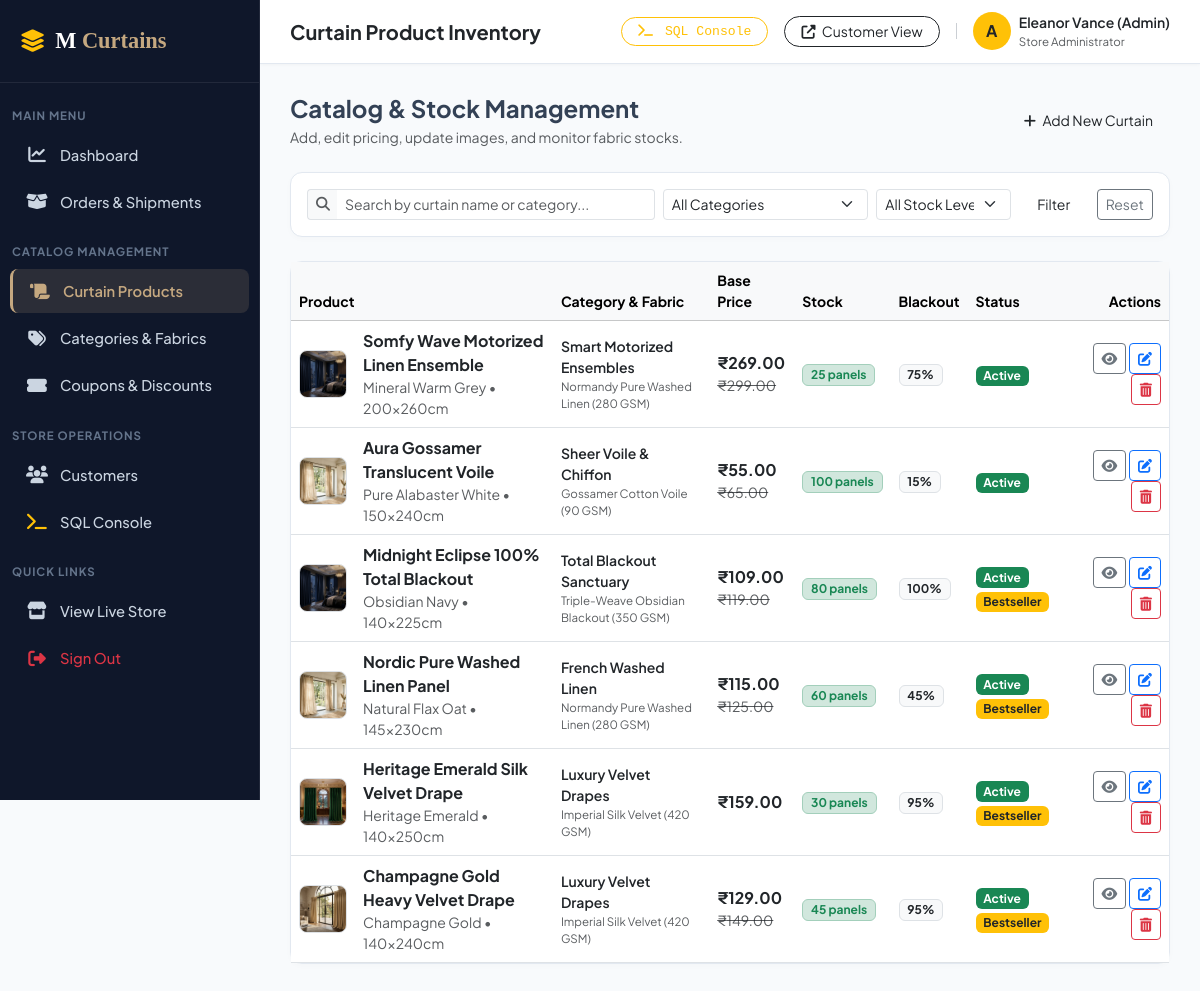
Page /store-admin/products/ (signed in) on the committed database.
### apps/user_app/models.py (models this page shows, shortened)
class Product(models.Model):
    name = models.CharField(max_length=200)
    slug = models.SlugField(max_length=250, unique=True, blank=True)
    category = models.ForeignKey(Category, on_delete=models.CASCADE, related_name='products')
    fabric = models.ForeignKey(Fabric, on_delete=models.SET_NULL, null=True, blank=True, related_name='products')
    rooms = models.ManyToManyField(RoomType, blank=True, related_name='products')
    short_description = models.CharField(max_length=300, help_text="One-liner summary for catalog cards")
    description = models.TextField(help_text="Detailed product information, weave style, light control")
    base_price = models.DecimalField(max_digits=10, decimal_places=2, help_text="Base price for standard 140cm x 220cm panel")
    discount_price = models.DecimalField(max_digits=10, decimal_places=2, null=True, blank=True, help_text="Discounted price if on sale")
    stock_quantity = models.PositiveIntegerField(default=50)
    is_available = models.BooleanField(default=True)
    is_featured = models.BooleanField(default=False)
    is_bestseller = models.BooleanField(default=False)
    is_new_arrival = models.BooleanField(default=False)
    blackout_percentage = models.PositiveIntegerField(
        default=85,
        validators=[MinValueValidator(0), MaxValueValidator(100)],
        help_text="0% (Sheer) to 100% (Total Blackout)"
    )
    default_width_cm = models.PositiveIntegerField(default=140, help_text="Standard panel width in cm")
    default_drop_cm = models.PositiveIntegerField(default=225, help_text="Standard panel drop length in cm")
    color_name = models.CharField(max_length=50, default='Champagne Gold')
    color_hex = models.CharField(max_length=20, default='#C5A880', help_text="Hex code e.g. #C5A880 for swatches")
    primary_image = models.FileField(upload_to='products/', blank=True, null=True)
    primary_image_url = models.URLField(max_length=500, blank=True, help_text="Curated image fallback")
    created_at = models.DateTimeField(auto_now_add=True)
    updated_at = models.DateTimeField(auto_now=True)
    class Meta:
        ordering = ['-created_at']
    @property
    def current_price(self):
        if self.discount_price and self.discount_price < self.base_price:
            return self.discount_price
        return self.base_price
    @property
    def display_image(self):
        if self.primary_image:
            try:
                return self.primary_image.url
            except Exception:
                pass
        if self.primary_image_url:
            return self.primary_image_url
        return '/static/images/curtain_gold_velvet.jpg'

class Category(models.Model):
    name = models.CharField(max_length=100, unique=True)
    slug = models.SlugField(max_length=120, unique=True, blank=True)
    description = models.TextField(blank=True)
    image = models.FileField(upload_to='categories/', blank=True, null=True)
    image_url = models.URLField(max_length=500, blank=True, help_text="Direct URL fallback for category banner")
    is_featured = models.BooleanField(default=False)
    created_at = models.DateTimeField(auto_now_add=True)
    class Meta:
        verbose_name_plural = 'Categories'
        ordering = ['name']

class Fabric(models.Model):
    name = models.CharField(max_length=100, unique=True)
    slug = models.SlugField(max_length=120, unique=True, blank=True)
    composition = models.CharField(max_length=255, blank=True, help_text="e.g. 100% Pure Velvet, 80% Linen 20% Cotton")
    care_instructions = models.TextField(blank=True, default="Dry clean recommended. Gentle iron on reverse.")
    class Meta:
        ordering = ['name']

### apps/admin_app/views.py (the view)
# urls.py: path('products/', views.products_list_view, name='products_list'),
@staff_required
def products_list_view(request):
    products = Product.objects.select_related('category', 'fabric').all()
    q = request.GET.get('q', '').strip()
    category_id = request.GET.get('category', '')
    stock_filter = request.GET.get('stock', '')
    if q:
        products = products.filter(Q(name__icontains=q) | Q(category__name__icontains=q))
    if category_id:
        products = products.filter(category_id=category_id)
    if stock_filter == 'low':
        products = products.filter(stock_quantity__lte=15)
    elif stock_filter == 'out':
        products = products.filter(stock_quantity=0)
    paginator = Paginator(products, 10)
    page_obj = paginator.get_page(request.GET.get('page'))
    categories = Category.objects.all()
    context = {
        'products': page_obj.object_list,
        'page_obj': page_obj,
        'categories': categories,
        'q': q,
        'selected_category': category_id,
        'selected_stock': stock_filter,
    }
    return render(request, 'store_admin/products_list.html', context)

### apps/user_app/cart.py (called while the page is built)
    def __len__(self):
        return sum(item['quantity'] for item in self.cart.values())

### apps/user_app/context_processors.py (called while the page is built)
def categories_processor(request):
    return {
        'nav_categories': Category.objects.all()[:8],
    }

def cart_processor(request):
    cart = Cart(request)
    return {
        'cart': cart,
        'cart_total_items': len(cart),
    }

### templates/store_admin/products_list.html (shortened to what this page needs)
{% extends 'admin_base.html' %}
{% load static %}
{% block page_title %}Curtain Product Inventory{% endblock %}
{% block admin_content %}
<div class="d-flex flex-column flex-md-row justify-content-between align-items-md-center gap-3 mb-4">
  <div>
    <h4 class="fw-bold font-serif mb-1">Catalog & Stock Management</h4>
    <p class="small text-muted mb-0">Add, edit pricing, update images, and monitor fabric stocks.</p>
  </div>
  <div>
    <a href="{% url 'store_admin:product_add' %}" class="btn btn-gold btn-sm rounded-pill px-3">
      <i class="fas fa-plus me-1"></i> Add New Curtain
    </a>
  </div>
</div>
<div class="admin-card p-3 mb-4">
  <form method="GET" class="row g-2 align-items-center">
    <div class="col-md-5">
      <div class="input-group input-group-sm">
        <span class="input-group-text bg-light border-end-0"><i class="fas fa-search text-muted"></i></span>
        <input type="text" name="q" class="form-control form-control-sm border-start-0" placeholder="Search by curtain name or category..." value="{{ q }}">
      </div>
    </div>
    <div class="col-md-3">
      <select name="category" class="form-select form-select-sm">
        <option value="">All Categories</option>
      </select>
    </div>
    <div class="col-md-2">
      <select name="stock" class="form-select form-select-sm">
        <option value="">All Stock Levels</option>
      </select>
    </div>
    <div class="col-md-2 d-flex gap-2">
      <button type="submit" class="btn btn-navy btn-sm w-100">Filter</button>
      <a href="{% url 'store_admin:products_list' %}" class="btn btn-outline-secondary btn-sm">Reset</a>
    </div>
  </form>
</div>
<div class="admin-card">
  <div class="table-responsive">
    <table class="table align-middle mb-0">
      <thead class="table-light small">
        <tr>
          <th>Product</th>
          <th>Category & Fabric</th>
          <th>Base Price</th>
          <th>Stock</th>
          <th>Blackout</th>
          <th>Status</th>
          <th class="text-end">Actions</th>
        </tr>
      </thead>
      <tbody>
        {% for product in products %}
          <tr>
            <td>
              <div class="d-flex align-items-center gap-3">
                <img src="{{ product.display_image }}" alt="{{ product.name }}" class="rounded-3 border" style="width: 48px; height: 48px; object-fit: cover;">
                <div>
                  <div class="fw-bold text-dark">{{ product.name }}</div>
                  <div class="small text-muted">{{ product.color_name }} • {{ product.default_width_cm }}x{{ product.default_drop_cm }}cm</div>
                </div>
              </div>
            </td>
            <td>
              <div class="small fw-semibold text-dark">{{ product.category.name }}</div>
              <div class="text-muted" style="font-size: 0.72rem;">{{ product.fabric.name|default:"Pure Weave" }}</div>
            </td>
            <td>
              <div class="fw-bold text-dark">₹{{ product.current_price }}</div>
              {% if product.discount_price and product.discount_price < product.base_price %}
                <div class="small text-muted text-decoration-line-through">₹{{ product.base_price }}</div>
              {% endif %}
            </td>
            <td>
              {% if product.stock_quantity <= 0 %}
                <span class="badge bg-danger">Out of Stock</span>
              {% elif product.stock_quantity <= 15 %}
                <span class="badge bg-warning text-dark">{{ product.stock_quantity }} panels (Low)</span>
              {% else %}
                <span class="badge bg-success-subtle text-success border border-success-subtle">{{ product.stock_quantity }} panels</span>
              {% endif %}
            </td>
            <td>
              <span class="badge bg-light text-dark border">{{ product.blackout_percentage }}%</span>
            </td>
            <td>
              {% if product.is_available %}
                <span class="badge bg-success">Active</span>
              {% else %}
                <span class="badge bg-secondary">Hidden</span>
              {% endif %}
              {% if product.is_bestseller %}
                <span class="badge bg-warning text-dark">Bestseller</span>
              {% endif %}
            </td>
            <td class="text-end">
              <a href="{% url 'products:product_detail' slug=product.slug %}" target="_blank" class="btn btn-sm btn-outline-secondary py-1 px-2" title="View in Store">
                <i class="fas fa-eye"></i>
              </a>
              <a href="{% url 'store_admin:product_edit' pk=product.pk %}" class="btn btn-sm btn-outline-primary py-1 px-2" title="Edit Product">
                <i class="fas fa-edit"></i>
              </a>
              <a href="{% url 'store_admin:product_delete' pk=product.pk %}" class="btn btn-sm btn-outline-danger py-1 px-2" title="Delete Product">
                <i class="fas fa-trash-alt"></i>
              </a>
            </td>
          </tr>
        {% empty %}
          <tr>
            <td colspan="7" class="text-center py-4 text-muted">No products found matching query.</td>
          </tr>
        {% endfor %}
      </tbody>
    </table>
  </div>
</div>
{% endblock %}

### templates/admin_base.html (shortened to what this page needs)
{% load static %}
<!DOCTYPE html>
<html lang="en">
<head>
  <link rel="stylesheet" href="https://cdnjs.cloudflare.com/ajax/libs/font-awesome/6.5.1/css/all.min.css">
  <link href="https://cdn.jsdelivr.net/npm/bootstrap@5.3.3/dist/css/bootstrap.min.css" rel="stylesheet">
  <link rel="stylesheet" href="{% static 'css/admin.css' %}">
</head>
<body class="admin-body">
  <aside class="admin-sidebar">
    <a href="{% url 'store_admin:dashboard' %}" class="admin-sidebar-brand">
      <i class="fas fa-layer-group text-warning"></i>
      <span>M <span class="gold">Curtains</span></span>
    </a>
    <div class="py-2">
      <div class="admin-nav-section">Main Menu</div>
      <a href="{% url 'store_admin:dashboard' %}" class="admin-nav-item {% if request.resolver_match.url_name == 'dashboard' %}active{% endif %}">
        <i class="fas fa-chart-line"></i> Dashboard
      </a>
      <a href="{% url 'store_admin:orders_list' %}" class="admin-nav-item {% if 'orders' in request.path %}active{% endif %}">
        <i class="fas fa-box-open"></i> Orders & Shipments
      </a>
      <div class="admin-nav-section">Catalog Management</div>
      <a href="{% url 'store_admin:products_list' %}" class="admin-nav-item {% if 'products' in request.path %}active{% endif %}">
        <i class="fas fa-scroll"></i> Curtain Products
      </a>
      <a href="{% url 'store_admin:categories_list' %}" class="admin-nav-item {% if 'categories' in request.path %}active{% endif %}">
        <i class="fas fa-tags"></i> Categories & Fabrics
      </a>
      <a href="{% url 'store_admin:coupons_list' %}" class="admin-nav-item {% if 'coupons' in request.path %}active{% endif %}">
        <i class="fas fa-ticket-alt"></i> Coupons & Discounts
      </a>
      <div class="admin-nav-section">Store Operations</div>
      <a href="{% url 'store_admin:customers_list' %}" class="admin-nav-item {% if 'customers' in request.path %}active{% endif %}">
        <i class="fas fa-users"></i> Customers
      </a>
      <a href="{% url 'store_admin:sql_console' %}" class="admin-nav-item {% if 'sql-console' in request.path %}active{% endif %}">
        <i class="fas fa-terminal text-warning"></i> SQL Console
      </a>
      <div class="admin-nav-section">Quick Links</div>
      <a href="{% url 'core:home' %}" class="admin-nav-item">
        <i class="fas fa-store"></i> View Live Store
      </a>
      <a href="{% url 'store_admin:logout' %}" class="admin-nav-item text-danger">
        <i class="fas fa-sign-out-alt"></i> Sign Out
      </a>
    </div>
  </aside>
  <div class="admin-main-wrapper">
    <header class="admin-topbar">
      <div class="d-flex align-items-center gap-3">
        <span class="fw-bold text-dark fs-5 font-serif">{% block page_title %}Management Portal{% endblock %}</span>
      </div>
      <div class="d-flex align-items-center gap-3">
        <a href="{% url 'store_admin:sql_console' %}" class="btn btn-sm btn-outline-warning rounded-pill px-3 font-monospace" style="font-size: 0.82rem;">
          <i class="fas fa-terminal me-1"></i> SQL Console
        </a>
        <a href="{% url 'core:home' %}" class="btn btn-sm btn-outline-dark rounded-pill px-3">
          <i class="fas fa-external-link-alt me-1"></i> Customer View
        </a>
        <div class="d-flex align-items-center gap-2">
          <div class="rounded-circle bg-warning text-dark fw-bold d-flex align-items-center justify-content-center" style="width: 38px; height: 38px; font-family: var(--font-modern);">
            {{ user.username|slice:":1"|upper }}
          </div>
          <div class="d-none d-sm-block">
            <div class="fw-semibold text-dark small">{{ user.get_full_name|default:user.first_name|default:user.username }}</div>
            <div class="text-muted" style="font-size: 0.72rem;">Store Administrator</div>
          </div>
        </div>
      </div>
    </header>
    <div class="admin-content">
      {% block admin_content %}{% endblock %}
    </div>
  </div>
</body>
</html>

### static/css/admin.css (style rules this page uses)
:root { --admin-sidebar-bg: #0f172a; --admin-sidebar-hover: #1e293b; --admin-gold: #c5a880; --admin-body-bg: #f8fafc; --admin-card-border: #e2e8f0; }
body.admin-body { background-color: var(--admin-body-bg); font-family: 'Plus Jakarta Sans', -apple-system, BlinkMacSystemFont, sans-serif; color: #334155; margin: 0; padding: 0; }
.admin-sidebar { width: 260px; min-height: 100vh; background: var(--admin-sidebar-bg); color: #94a3b8; position: fixed; top: 0; left: 0; z-index: 1000; transition: all 0.3s ease; border-right: 1px solid rgba(255, 255, 255, 0.08); }
.admin-sidebar-brand { padding: 24px 20px; font-family: 'Playfair Display', serif; font-size: 1.4rem; font-weight: 700; color: #ffffff; display: flex; align-items: center; gap: 10px; border-bottom: 1px solid rgba(255, 255, 255, 0.08); text-decoration: none; }
.admin-sidebar-brand span.gold { color: var(--admin-gold); }
.admin-nav-section { padding: 16px 12px 6px; font-size: 0.72rem; font-weight: 700; text-transform: uppercase; letter-spacing: 0.08em; color: #64748b; }
.admin-nav-item { display: flex; align-items: center; gap: 12px; padding: 11px 16px; color: #cbd5e1; text-decoration: none; border-radius: 8px; margin: 3px 10px; font-size: 0.92rem; font-weight: 500; transition: all 0.2s ease; }
.admin-nav-item i { font-size: 1.1rem; width: 22px; text-align: center; }
.admin-nav-item.active { background: rgba(197, 168, 128, 0.15); color: var(--admin-gold); border-left: 3px solid var(--admin-gold); font-weight: 600; }
.admin-main-wrapper { margin-left: 260px; min-height: 100vh; display: flex; flex-direction: column; }
.admin-topbar { background: #ffffff; height: 64px; border-bottom: 1px solid var(--admin-card-border); display: flex; align-items: center; justify-content: space-between; padding: 0 30px; position: sticky; top: 0; z-index: 900; box-shadow: 0 1px 3px rgba(0,0,0,0.03); }
.admin-content { padding: 30px; flex-grow: 1; }
.admin-card { background: #ffffff; border: 1px solid var(--admin-card-border); border-radius: 12px; box-shadow: 0 2px 6px rgba(0,0,0,0.02); margin-bottom: 24px; }

### rows in the picture
Product: display_image (picture), name "Somfy Wave Motorized Linen Ensemble", color_name "Mineral Warm Grey", default_width_cm "200", default_drop_cm "260", category.name "Smart Motorized Ensembles", fabric.name "Normandy Pure Washed Linen (280 GSM)", current_price "269.00", base_price "299.00", stock_quantity "25", blackout_percentage "75", is_available "Active"
Product: display_image (picture), name "Aura Gossamer Translucent Voile", color_name "Pure Alabaster White", default_width_cm "150", default_drop_cm "240", category.name "Sheer Voile & Chiffon", fabric.name "Gossamer Cotton Voile (90 GSM)", current_price "55.00", base_price "65.00", stock_quantity "100", blackout_percentage "15", is_available "Active"
Product: display_image (picture), name "Midnight Eclipse 100% Total Blackout", color_name "Obsidian Navy", default_width_cm "140", default_drop_cm "225", category.name "Total Blackout Sanctuary", fabric.name "Triple-Weave Obsidian Blackout (350 GSM)", current_price "109.00", base_price "119.00", stock_quantity "80", blackout_percentage "100", is_available "Active", is_bestseller "Bestseller"
Product: display_image (picture), name "Nordic Pure Washed Linen Panel", color_name "Natural Flax Oat", default_width_cm "145", default_drop_cm "230", category.name "French Washed Linen", fabric.name "Normandy Pure Washed Linen (280 GSM)", current_price "115.00", base_price "125.00", stock_quantity "60", blackout_percentage "45", is_available "Active", is_bestseller "Bestseller"
Product: display_image (picture), name "Heritage Emerald Silk Velvet Drape", color_name "Heritage Emerald", default_width_cm "140", default_drop_cm "250", category.name "Luxury Velvet Drapes", fabric.name "Imperial Silk Velvet (420 GSM)", current_price "159.00", stock_quantity "30", blackout_percentage "95", is_available "Active", is_bestseller "Bestseller"
Product: display_image (picture), name "Champagne Gold Heavy Velvet Drape", color_name "Champagne Gold", default_width_cm "140", default_drop_cm "240", category.name "Luxury Velvet Drapes", fabric.name "Imperial Silk Velvet (420 GSM)", current_price "129.00", base_price "149.00", stock_quantity "45", blackout_percentage "95", is_available "Active", is_bestseller "Bestseller"

### other values in the picture
{{ user.username|slice:":1"|upper }} "A"
{{ user.get_full_name|default:user.first_name|default:user.username }} "Eleanor Vance (Admin)"
